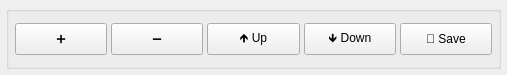
  <widget class="QDockWidget" name="dockWidget_6">
   <property name="minimumSize">
    <size>
     <width>507</width>
     <height>75</height>
    </size>
   </property>
   <property name="maximumSize">
    <size>
     <width>524287</width>
     <height>75</height>
    </size>
   </property>
   <property name="features">
    <set>QDockWidget::DockWidgetFloatable|QDockWidget::DockWidgetMovable</set>
   </property>
   <property name="windowTitle">
    <string>Add or Remove </string>
   </property>
   <attribute name="dockWidgetArea">
    <number>2</number>
   </attribute>
   <widget class="QWidget" name="dockWidgetContents_6">
    <layout class="QVBoxLayout" name="verticalLayout">
     <property name="spacing">
      <number>0</number>
     </property>
     <property name="leftMargin">
      <number>6</number>
     </property>
     <property name="topMargin">
      <number>6</number>
     </property>
     <property name="rightMargin">
      <number>6</number>
     </property>
     <property name="bottomMargin">
      <number>6</number>
     </property>
     <item>
      <widget class="QGroupBox" name="groupBox_3">
       <property name="minimumSize">
        <size>
         <width>0</width>
         <height>45</height>
        </size>
       </property>
       <property name="title">
        <string/>
       </property>
       <layout class="QHBoxLayout" name="horizontalLayout">
        <property name="spacing">
         <number>4</number>
        </property>
        <property name="leftMargin">
         <number>6</number>
        </property>
        <property name="topMargin">
         <number>6</number>
        </property>
        <property name="rightMargin">
         <number>6</number>
        </property>
        <property name="bottomMargin">
         <number>6</number>
        </property>
        <item>
         <widget class="QPushButton" name="AddPushButton">
          <property name="minimumSize">
           <size>
            <width>0</width>
            <height>32</height>
           </size>
          </property>
          <property name="styleSheet">
           <string notr="true"/>
          </property>
          <property name="text">
           <string>➕</string>
          </property>
          <property name="shortcut">
           <string>Ctrl+=</string>
          </property>
         </widget>
        </item>
        <item>
         <widget class="QPushButton" name="RemovePushButton">
          <property name="minimumSize">
           <size>
            <width>0</width>
            <height>32</height>
           </size>
          </property>
          <property name="styleSheet">
           <string notr="true"/>
          </property>
          <property name="text">
           <string>➖</string>
          </property>
          <property name="shortcut">
           <string>Ctrl+S</string>
          </property>
         </widget>
        </item>
        <item>
         <widget class="QPushButton" name="Up_pushButton">
          <property name="minimumSize">
           <size>
            <width>0</width>
            <height>32</height>
           </size>
          </property>
          <property name="text">
           <string>🡹 Up</string>
          </property>
          <property name="shortcut">
           <string>Alt+Up</string>
          </property>
         </widget>
        </item>
        <item>
         <widget class="QPushButton" name="Down_pushButton">
          <property name="minimumSize">
           <size>
            <width>0</width>
            <height>32</height>
           </size>
          </property>
          <property name="text">
           <string>🡻 Down</string>
          </property>
          <property name="shortcut">
           <string>Alt+Down</string>
          </property>
         </widget>
        </item>
        <item>
         <widget class="QPushButton" name="SavePushButton">
          <property name="minimumSize">
           <size>
            <width>0</width>
            <height>32</height>
           </size>
          </property>
          <property name="styleSheet">
           <string notr="true"/>
          </property>
          <property name="text">
           <string>💾 Save</string>
          </property>
          <property name="shortcut">
           <string>Ctrl+S</string>
          </property>
         </widget>
        </item>
       </layout>
      </widget>
     </item>
    </layout>
   </widget>
  </widget>
